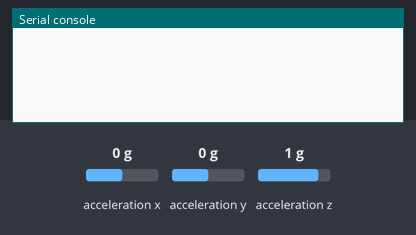
Simulated run of this program. Board: CircuitPython board. Parts: the last lines printed to the serial console. The test bench sets the inputs (shaded band); at power-on: acceleration x 0 g, acceleration y 0 g, acceleration z 1 g. No radio messages arrive unless stated (any console line starting 'radio sent:' is added by the test bench).

Above: at 1.2 s.
1.3 s: acceleration x set to -1.4 g
At 2.0 s:
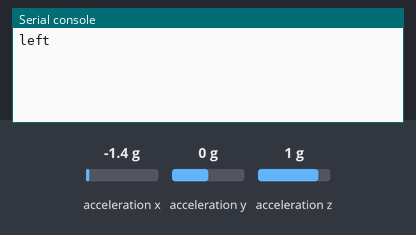
3.0 s: acceleration x set to 0.8 g
At 3.6 s:
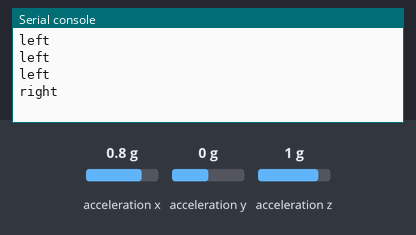

The program:

code.py
```python
import time
import board
from adafruit_lsm6ds.lsm6dsox import LSM6DSOX as LSM6DS

from adafruit_lis3mdl import LIS3MDL


import digitalio
import adafruit_rfm69

# Define radio frequency in MHz. Must match your
# module. Can be a value like 915.0, 433.0, etc.
RADIO_FREQ_MHZ = 915.0

# Define Chip Select and Reset pins for the radio module.
CS = digitalio.DigitalInOut(board.RFM_CS)
RESET = digitalio.DigitalInOut(board.RFM_RST)

# Initialise RFM69 radio
rfm69 = adafruit_rfm69.RFM69(board.SPI(), CS, RESET, RADIO_FREQ_MHZ)


i2c = board.I2C()  # uses board.SCL and board.SDA
accel_gyro = LSM6DS(i2c)
mag = LIS3MDL(i2c)

# Threshold for detecting gestures
TILT_THRESHOLD = 7.0 # Adjust based on sensitivity
SHAKE_THRESHOLD = 20.0
SOFT_SHAKE_THRESHOLD = 10.0
HARD_SHAKE_THRESHOLD = 20.0

def detect_soft_shake(accel_x, accel_y, accel_z):
    if (
        SOFT_SHAKE_THRESHOLD < abs(accel_x) <= HARD_SHAKE_THRESHOLD or
        SOFT_SHAKE_THRESHOLD < abs(accel_y) <= HARD_SHAKE_THRESHOLD or
        SOFT_SHAKE_THRESHOLD < abs(accel_z) <= HARD_SHAKE_THRESHOLD
    ):
        return "Soft Shake detected"
    return None


def detect_tilt(accel_x, accel_y, accel_z):
    if accel_x > TILT_THRESHOLD:
        return "right"
    elif accel_x < -TILT_THRESHOLD:
        return "left"
    elif accel_y > TILT_THRESHOLD:
        return "up"
    elif accel_y < -TILT_THRESHOLD:
        return "down"

    return None


    '''
    if accel_x > TILT_THRESHOLD:
        return "Tilted Right"
    elif accel_x < -TILT_THRESHOLD:
        return "Tilt Left"
    elif accel_y > TILT_THRESHOLD:
        return "Tilt Forward"
    elif accel_y < -TILT_THRESHOLD:
        return "Tilt Backward"
    '''

def detect_shake(accel_x, accel_y, accel_z):
    if abs(accel_x) > SHAKE_THRESHOLD or abs(accel_y) > SHAKE_THRESHOLD or abs(accel_z) > SHAKE_THRESHOLD:
       return "Shake detected"
    return None


def check_device():
    acceleration = accel_gyro.acceleration
    gyro = accel_gyro.gyro
    magnetic = mag.magnetic
    print(
        "Acceleration: X:{0:7.2f}, Y:{1:7.2f}, Z:{2:7.2f} m/s^2".format(*acceleration)
    )
    print("Gyro          X:{0:7.2f}, Y:{1:7.2f}, Z:{2:7.2f} rad/s".format(*gyro))
    print("Magnetic      X:{0:7.2f}, Y:{1:7.2f}, Z:{2:7.2f} uT".format(*magnetic))
    print("")
    time.sleep(0.5)


count = 0

while True:
    acceleration = accel_gyro.acceleration
    tilt = detect_tilt(*acceleration)
    shake = detect_shake(*acceleration)

    if shake:
        print("shake")
        rfm69.send(bytes("shake", "UTF-8"))

    elif tilt:
        print(tilt)
        rfm69.send(bytes(tilt, "UTF-8"))

    #if shake:
    #    print(shake)
    count = count + 1
    time.sleep(0.5)
```

Measured:
- after the input at 1.3 s, the serial console: prints a new line after 0.20 s (image 1)
- after the input at 3.0 s, the serial console: prints a new line after 0.15 s (image 2)
